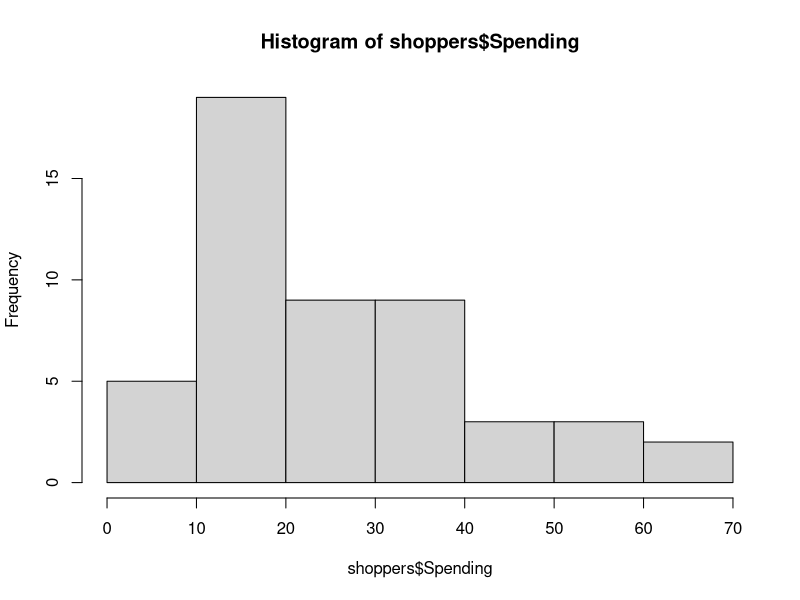
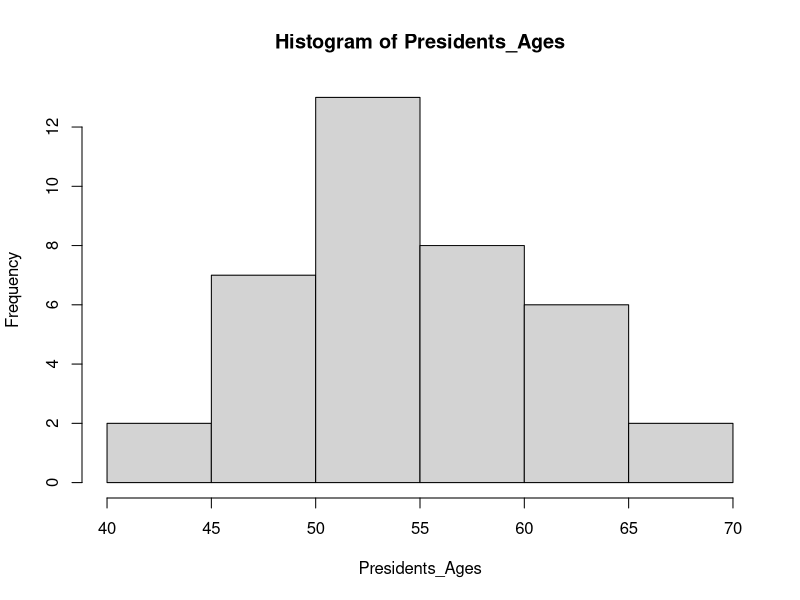
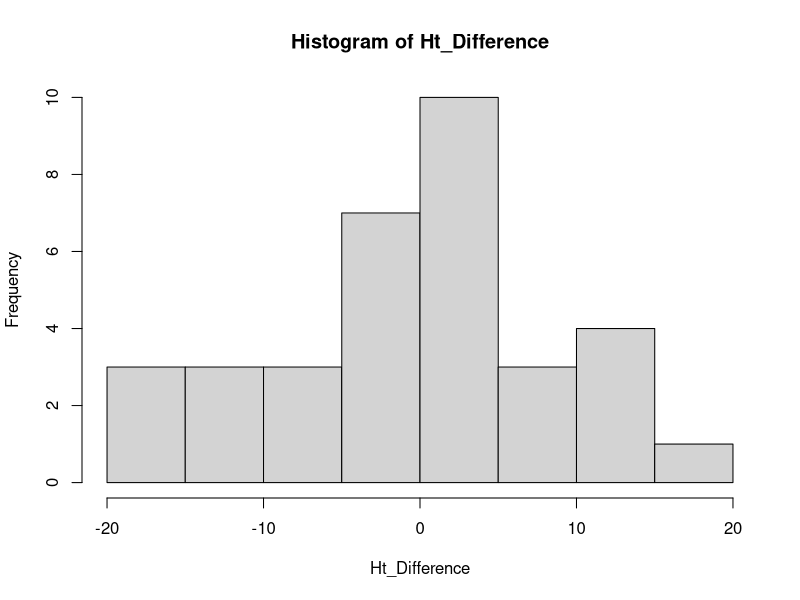
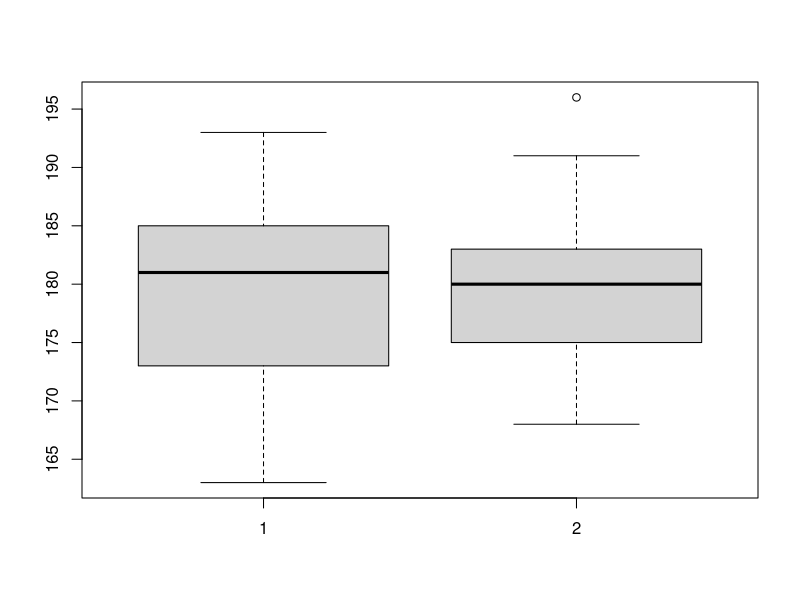
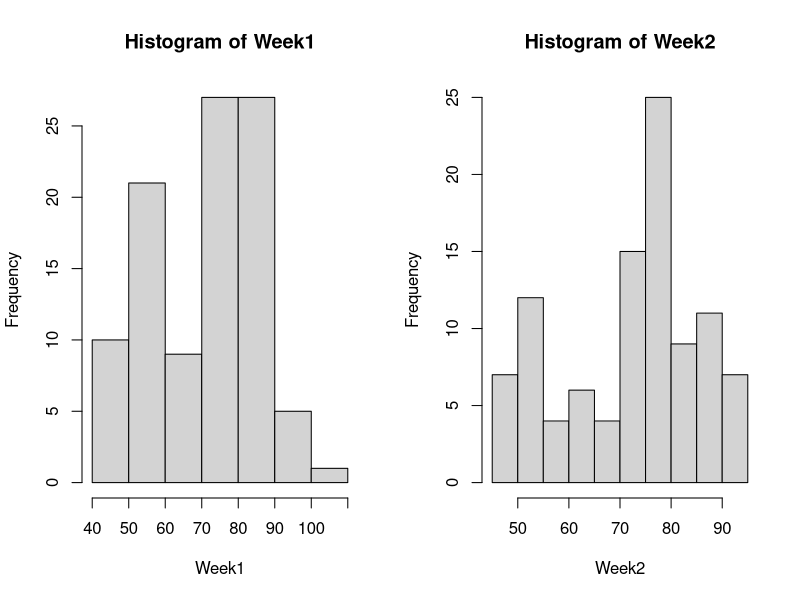
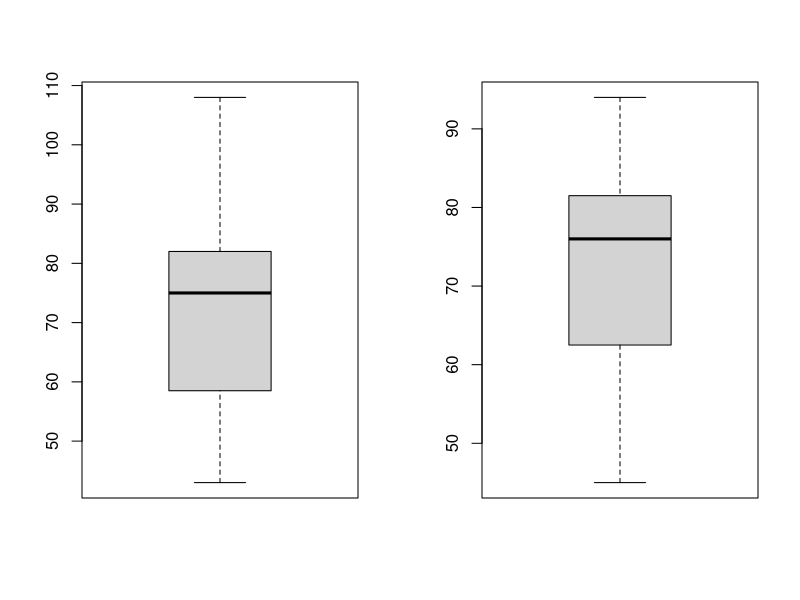

Source code (R) for these figures, in order:
# Solution for Lesson_3_Exercises_Using_R

# mileage.csv is derived from a 1991 U.S EPA study of passenger car mileage. 
# This file includes on sixty cars: HP (engine horsepower), 
# MPG (average miles per gallon) WT (vehicle weight in 100 lb units) 
# and CLASS (vehicle weight class C1,...,C6).
# read the comma-delimited text file creating a data frame object in R
# and examine its structure
mileage <- read.csv("data/mileage.csv")
str(mileage)

# 1) For each weight class determine the mean and standard deviation of MPG. What can you conclude from these calculations?
# begin by defining a simple function to print mean and standard deviation
my_mean_sd <- function(x) c(mean(x), sd(x))  # user-defined function
aggregate (MPG~CLASS, mileage, my_mean_sd)  # low variability within classes

# 2) For each weight class determine the mean and standard deviation of HP. 
# What can you conclude from these calculations?
aggregate (HP~CLASS, mileage, my_mean_sd)  # higher means... higher standard deviations

# ----------------------------------------
# User defined functions to calculate and print selected statistics (adding variance)

range <- function(x) {max(x, na.rm = TRUE) - min(x, na.rm = TRUE)}  # distance between min and max

my_stats <- function(x) {
  cat("\n    mean:", mean(x, na.rm = TRUE))
  cat("\n   median:", median(x, na.rm = TRUE))
  cat("\n    range:", range(x))  
  cat("\n       sd:", sd(x, na.rm = TRUE))
  cat("\n variance:", var(x, na.rm = TRUE))
  cat("\n       Q1:", quantile(x, probs = c(0.25), na.rm = TRUE))
  cat("\n       Q3:", quantile(x, probs = c(0.75), na.rm = TRUE))
  cat("\n      P10:", quantile(x, probs = c(0.10), na.rm = TRUE))
}

#-----------------------------------------

# shoppers.csv contains the dollar amounts spent in a store 
# by individual shoppers during one day.
# read in shoppers and examine its structure
shoppers <- read.csv("data/shoppers.csv")
str(shoppers)

# Find the mean, median, range, standard deviation, variance, Q1, Q3 and P10.
my_stats(shoppers$Spending)
hist(shoppers$Spending)   # distribution is skewed right

#-----------------------------------------
# pontus.csv lists the ages of USA Presidents at the time of their inauguration. 
# Also listed are the heights of the Presidents and their opponents.
# read in potus and examine its structure
pontus <- read.csv("data/pontus.csv")
str(pontus)

# 1) Find the mean, median, range, standard deviation, Q1, Q3 and P10 of the ages.

my_stats(pontus$Age)
# check calculations by looking at the distribution of ages
Presidents_Ages <- pontus$Age
hist(Presidents_Ages)  # to check

# 2) Find the mean, median, range, standard deviation, Q1, Q3 and P10 
# of the heights of the Presidents and also their opponents.

my_stats(pontus$Ht)
with(pontus, table(Ht))  # to check

my_stats(pontus$HtOpp)  
with(pontus, table(HtOpp))  # to check

# 3) Calculate the difference between each President's height and that of his opponent.
# Plot a histogram and construct a boxplot of these differences.
Ht_Difference <- pontus[,5]-pontus[,6]
summary(Ht_Difference)
hist(Ht_Difference)   # Immaterial average height difference between pairs.
boxplot(pontus$Ht, pontus$HtOpp)

# ----------------------------------------
# geyser.csv contains the intervals (in minutes) between eruptions 
# of Old Faithful Geyser in Yellowstone National Park. 
# The data were taken on two consecutive weeks: WEEK1 and WEEK2. 
# Compare the two sets of data using summary statistics and histograms. 
# What do you conclude?
# read in geyser and examine its structure

geyser <- read.csv("data/geyser.csv")
str(geyser)

# produce summary statistics and histograms
summary(geyser)

Week1 <- geyser[,1]
Week2 <- geyser[,2]

par(mfrow=c(1,2))
hist(Week1)
hist(Week2)
par(mfrow=c(1,1))

par(mfrow=c(1,2))
boxplot(Week1)
boxplot(Week2)
par(mfrow=c(1,1))

# no apparent average difference between weeks, but multi-modal distribution.
